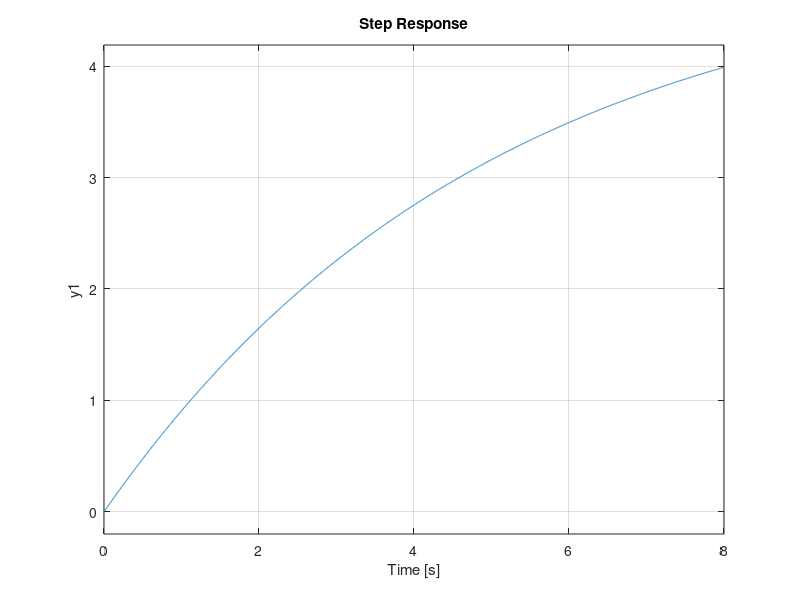

Here is the MATLAB script that generated this plot:
% step response of first order system  %
A = input('Enter value of A')
T =input('Enter value of time constant')
num=[A];
den=[T 1] ;
sys=tf(num,den);
t=[0: 0.001: 8];
step(sys,t)
